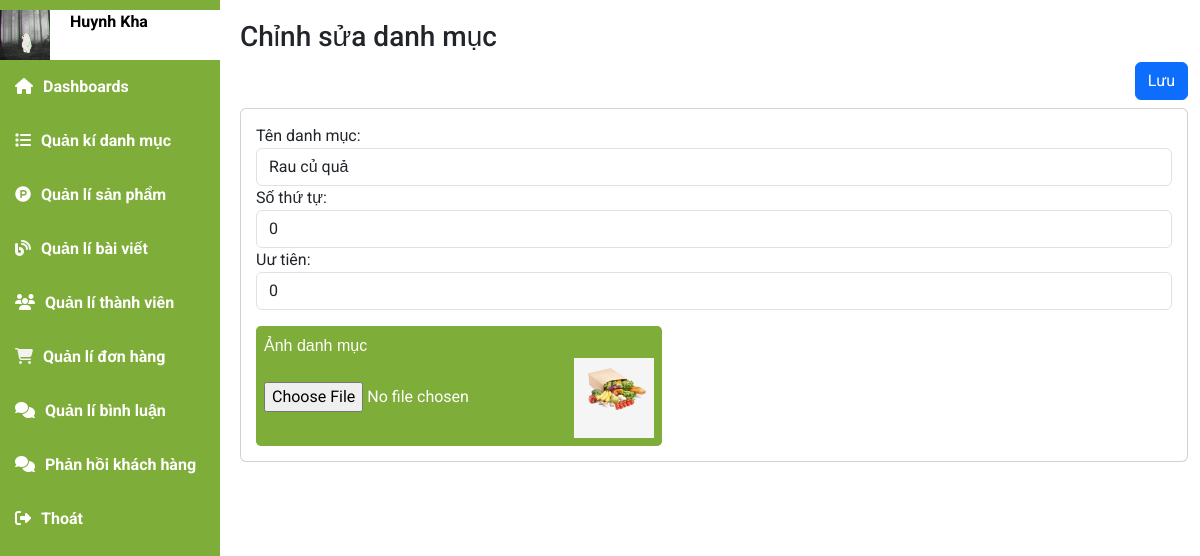
/index.php?mod=admin&act=admin_edit_catagory&MaDM=11 (signed in), run on the app's committed database.
### tables this page shows
CREATE TABLE `danhmuc` (
  `MaDM` int NOT NULL,
  `TenDM` varchar(50) NOT NULL,
  `SoThuTu` int DEFAULT NULL COMMENT 'số thứ tự mà danh mục sẽ xuất hiện , tùy mình sắp xếp',
  `UuTien` tinyint(1) DEFAULT NULL COMMENT '0: là cho nó ẩn đi, 1 là cho nó xuất hiện tại trang chủ',
  `HinhAnh` text
);

### model/m_pdo.php (called while the page is built, shortened)
<?php
function pdo_get_connection(){
    $dburl = "mysql:host=localhost;dbname=organic;charset=utf8";
    $username = 'root';
    $password = '';
    $conn = new PDO($dburl, $username, $password);
    $conn->setAttribute(PDO::ATTR_ERRMODE, PDO::ERRMODE_EXCEPTION);
    return $conn;
}
function pdo_query_one($sql){
    $sql_args = array_slice(func_get_args(), 1);
    try{
        $conn = pdo_get_connection();
        $stmt = $conn->prepare($sql);
        $stmt->execute($sql_args);
        $row = $stmt->fetch(PDO::FETCH_ASSOC);
        return $row;
    }
    catch(PDOException $e){
        throw $e;
    }
    finally{
        unset($conn);
    }
}

### model/m_admin.php (called while the page is built, shortened)
<?php
    include_once 'model/m_pdo.php';
        function get_catagoryId($MaDM){
            return pdo_query_one("SELECT * FROM danhmuc WHERE MaDM = ?",$MaDM);
        }
?>

### view/admin/v_admin_edit_catagory.php (the view)
<form action="" method="post" enctype="multipart/form-data">
    <div class="main-content">
        <h3 class="title-page">
            Chỉnh sửa danh mục
        </h3>
        <div class="d-flex justify-content-end">
            <input type="submit" class="btn btn-primary mb-2" name="submit" value="Lưu">
        </div>
        <section class="row">
            <div class="col-sm-12 col-md-12 col xl-12">
                <div class="card chart">
                    <form class="addPro" action="" method="post" enctype="multipart/form-data">
                        <div class="form-group">
                            <label for="name">Tên danh mục:</label>
                            <input type="text" class="form-control" name="TenDM" value="<?=$getcataId['TenDM']?>" >
                        </div>
                        <div class="form-group">
                            <label for="name">Số thứ tự:</label>
                            <input type="text" class="form-control" name="SoThuTu" value="<?=$getcataId['SoThuTu']?>" >
                        </div>
                        <div class="form-group">
                            <label for="name">Uư tiên:</label>
                            <input type="text" class="form-control" name="UuTien" value="<?=$getcataId['UuTien']?>" >
                        </div>
                        <div class="form-group">
                            <label for="exampleInputFile" class="label_admin">Ảnh danh mục
                            <div class="custom-file">
                                <input type="file" name="HinhAnh" >
                                <img  src="view/img/categories/<?=$getcataId['HinhAnh']?>" alt="" style="width:80px; height:80px; object-fit:cover;">
                            </div></label>
                        </div>
                    </form>
                </div>
            </div>
        </section>
    </div>
</form>

### view/css/admin.css (style rules this page uses)
* { padding: 0; margin: 0; box-sizing: border-box; font-family: 'Roboto', sans-serif; }
body { background-color: #e6e6e6; }
.main-content { padding-left: 240px; padding-bottom: 20px; }
.main-content .title-page { padding-top: 20px; }
.chart { padding: 15px; border-radius: 10px; }
.form-group input { word-wrap: break-word; white-space: pre-line; }
.label_admin { display: inline-block; background-color: #7fad39; color: white; padding: 0.5rem; font-family: sans-serif; border-radius: 0.3rem; cursor: pointer; margin-top: 1rem; }

### data on the page
danhmuc: TenDM "Rau củ quả", SoThuTu "0", UuTien "0", HinhAnh (picture)

### other printed values
$_SESSION['user']['HoTen'] "Huynh Kha"
